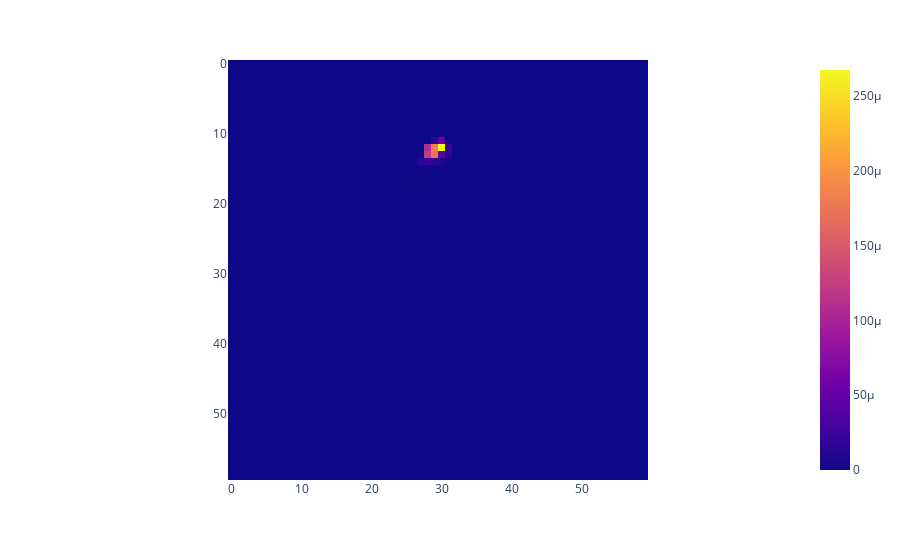

The notebook cell saved with this chart:
### Code cell
px.imshow(kpt_likelihood_all[9][1,:,:])

### Figure 1 — Plotly figure (JSON) as saved in the notebook; plotly's stock layout.template omitted (floating-point values rounded to 4 significant figures; data arrays with more than 128 entries replaced by an {"elided": "..."} marker saying what was removed)
{"data": [{"coloraxis": "coloraxis", "hovertemplate": "x: %{x}<br>y: %{y}<br>color: %{z}<extra></extra>", "name": "0", "type": "heatmap", "xaxis": "x", "yaxis": "y", "z": {"elided": "60x60 float values"}}], "layout": {"coloraxis": {"colorscale": [[0, "#0d0887"], [0.1111, "#46039f"], [0.2222, "#7201a8"], [0.3333, "#9c179e"], [0.4444, "#bd3786"], [0.5556, "#d8576b"], [0.6667, "#ed7953"], [0.7778, "#fb9f3a"], [0.8889, "#fdca26"], [1, "#f0f921"]]}, "margin": {"t": 60}, "xaxis": {"anchor": "y", "constrain": "domain", "domain": [0, 1], "scaleanchor": "y"}, "yaxis": {"anchor": "x", "autorange": "reversed", "constrain": "domain", "domain": [0, 1]}}}
